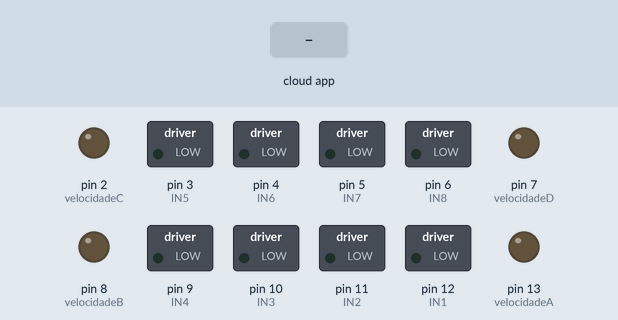
Recording of a sketch running on a simulated Arduino Mega 2560, built with avr-gcc and run on an emulated ATmega2560. Shown: switched loads named in the sketch (green lamp = pin HIGH), output pins drawn as LEDs (lit = HIGH). The test bench sets the inputs (shaded band). The ROS host is connected and sends only what is stated.

Above: at 1.2 s.
1.3 s: the phone or cloud app sets cmd_vel_A to 0
At 2.4 s:
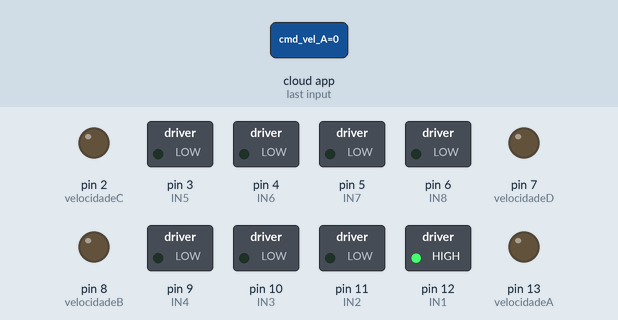
2.8 s: the phone or cloud app sets cmd_vel_B to 0
At 3.5 s:
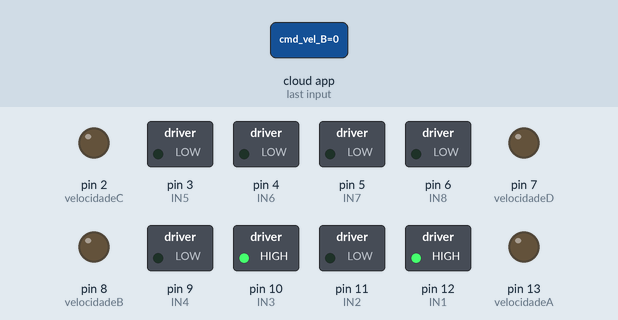
4.3 s: the phone or cloud app sets cmd_vel_C to 0
At 4.7 s:
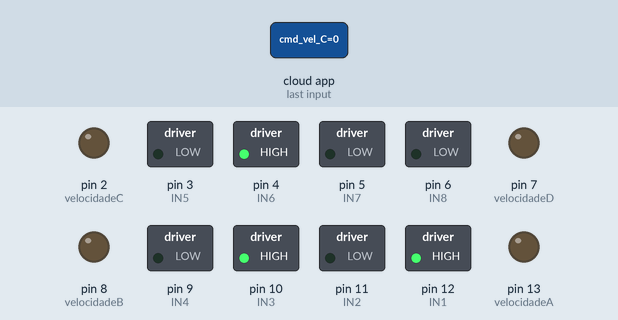
5.8 s: the phone or cloud app sets cmd_vel_D to 0
At 7.0 s:
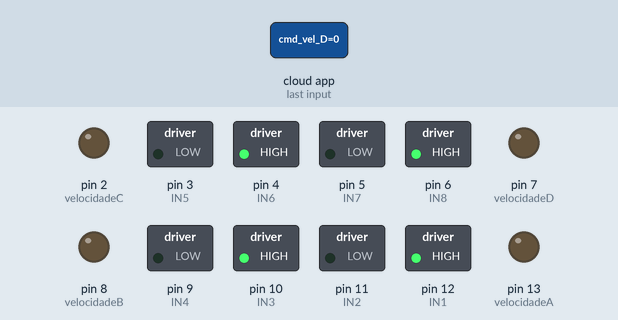
7.3 s: the phone or cloud app sets cmd_vel_A to 45
At 8.2 s:
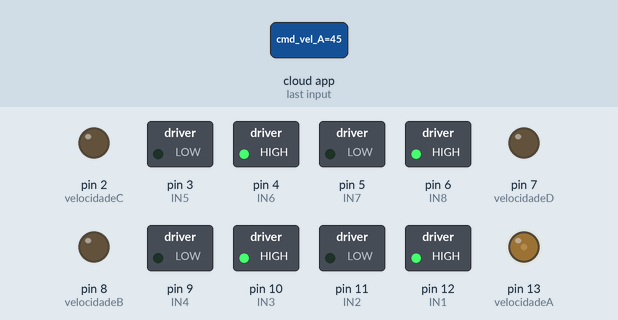
8.8 s: the phone or cloud app sets cmd_vel_B to 45
At 9.3 s:
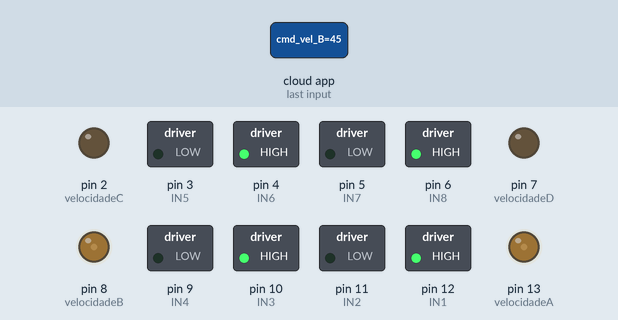
Timing chart, 0 to 11.3 s (numbered marks = the images above; inputs shaded):
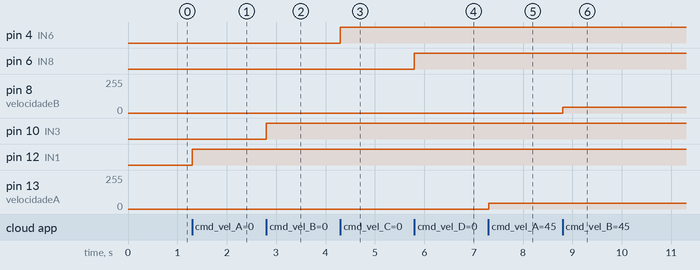

The sketch:

wally_main_ros_rate.ino
```cpp
/*
Especificações:
– Tensão: 6V DC
– Velocidade: 210 RPM
– Diâmetro do eixo: 4mm
– Comprimento do eixo: 12mm
– Máxima eficiência: 2.0kg.cm/170rpm/2.0W/0.60A
– Máximo torque: 5.2kg.cm/110rpm/3.1W/1.10A
– Cabo de conexão: 6 fios
– Comprimento do cabo: 20 cm
– Comprimento total motor e eixo: 73mm
- Redução  1:34 (1:34.02)
- Resolução do Encoder  11 x Redução 34.02 = 341.2PPR
- Diâmetro do motor 25mm
– Largura da roda: 27mm
– Diâmetro da roda: 65mm

Pinagem:
– 1 – M1 Motor (Vermelho)
– 2 – GND Encoder (Preto)
– 3 – Encoder A phase (Amarelo)
– 4 – Encoder B phase (Verde)
– 5 – 3.3V Encoder (Azul)
– 6 – M1 motor (Branco)
*/

#define USE_USBCON// Para usar com o arduino Due para não dar o erro "Unable to sync with device; possible link problem or link software version mismatch such as hydro rosserial_python with groovy Arduino"
//#include <Arduino.h>
#include <ros.h>
#include <Thread.h> //Para criar a thread
#include <ThreadController.h> //Para fazer o controle da thread
#include <std_msgs/Int16.h> //Para PWM
#include <std_msgs/String.h> //Para encoders

/////////////////////////////////////Thread/////////////////////////////////////
ThreadController pub; //Controlador da thread
Thread pub_ticks; //Thread de publicar os ticks

//////////////////////////////////////ROS///////////////////////////////////////
ros::NodeHandle nh;

std_msgs::String ticks_msg;
ros::Publisher ticks("ticks", &ticks_msg);

/*Pinagem do arduino*/
//////Ponte01///////
//motor_A
const int IN1 = 12;
const int IN2 = 11;
const int velocidadeA = 13;

//motor_B
const int IN3 = 10;
const int IN4 = 9;
const int velocidadeB = 8;

///////Ponte02/////
//motor_C
const int IN5 = 3;
const int IN6 = 4;
const int velocidadeC = 2;

//motor_D
const int IN7 = 5;
const int IN8 = 6;
const int velocidadeD = 7;

/////////Encoders////////
//Encoder motor A
const int C1 = 34;
const int C2 = 35;
//Encoder motor B
const int C3 = 36;
const int C4 = 37;
//Encoder motor C
const int C5 = 30;
const int C6 = 31;
//Encoder motor D
const int C7 = 32;
const int C8 = 33;

char motores[80];
//Motor A(Lado direito)
volatile int long temp_A, counter_A;
char motor_a[10];
//Motor B(Lado esquerdo)
volatile int long temp_B, counter_B;
char motor_b[10];
//Motor C(Lado esquerdo)
volatile int long temp_C, counter_C;
char motor_c[10];
//Motor D(Lado direito)
volatile int long temp_D, counter_D;
char motor_d[10];
//amarelo C1
//verde C2

///////////////////////////////Variaveis usadas////////////////////////////////
int rate_ticks = 50; //Tempo em milissegundos da thread. Frequencia de 20hz
int cmd_vel_A, cmd_vel_B, cmd_vel_C, cmd_vel_D; //Variaveis de pwm das duas ponte h

/////////////////////////////////Função da thread///////////////////////////////
void publisher_ticks()
{
  ticks.publish( &ticks_msg);
}

///////////////////////Funções de interrupção dos encoders/////////////////////
void ai0()
{
  if (digitalRead(C2) == LOW)
  {
    counter_A++;
  }
}

void ai1()
{
  if (digitalRead(C1) == LOW)
  {
    counter_A--;
  }
}

void ai2()
{
  if (digitalRead(C4) == LOW)
  {
    counter_B--;
  }
}

void ai3()
{
  if (digitalRead(C3) == LOW)
  {
    counter_B++;
  }
}

void ai4()
{
  if (digitalRead(C6) == LOW)
  {
    counter_C--;
  }
}

void ai5()
{
  if (digitalRead(C5) == LOW)
  {
    counter_C++;
  }
}

void ai6()
{
  if (digitalRead(C8) == LOW)
  {
    counter_D++;
  }
}

void ai7()
{
  if (digitalRead(C7) == LOW)
  {
    counter_D--;
  }
}

////////////////////////Funções de avanço dos motores//////////////////
void go_A(int duty_A)
{
    //Motor A
    digitalWrite(IN1,HIGH);
    digitalWrite(IN2,LOW);
    analogWrite(velocidadeA,duty_A);
}

void go_B(int duty_B)
{
    //Motor B
    digitalWrite(IN3,HIGH);
    digitalWrite(IN4,LOW);
    analogWrite(velocidadeB,duty_B);
}

void go_C(int duty_C)
{
    //Motor C
    digitalWrite(IN5,LOW);
    digitalWrite(IN6,HIGH);
    analogWrite(velocidadeC,duty_C);
}

void go_D(int duty_D)
{
    //Motor D
    digitalWrite(IN7,LOW);
    digitalWrite(IN8,HIGH);
    analogWrite(velocidadeD,duty_D);
}

///////////////Funções de recuo dos motores/////////////
void back_A(int duty_A)
{
    //Motor A
    digitalWrite(IN1,LOW);
    digitalWrite(IN2,HIGH);
    analogWrite(velocidadeA,duty_A);
}

void back_B(int duty_B)
{
    //Motor B
    digitalWrite(IN3,LOW);
    digitalWrite(IN4,HIGH);
    analogWrite(velocidadeB,duty_B);
}

void back_C(int duty_C)
{
    //Motor C
    digitalWrite(IN5,HIGH);
    digitalWrite(IN6,LOW);
    analogWrite(velocidadeC,duty_C);
}

void back_D(int duty_D)
{
    //Motor D
    digitalWrite(IN7,HIGH);
    digitalWrite(IN8,LOW);
    analogWrite(velocidadeD,duty_D);
}

void stop_motor()
{
    //Motor A
    digitalWrite(IN1,LOW);
    digitalWrite(IN2,LOW);
    //Motor B
    digitalWrite(IN3,LOW);
    digitalWrite(IN4,LOW);
    analogWrite(velocidadeA,0);
    analogWrite(velocidadeB,0);
    //Motor C
    digitalWrite(IN5,LOW);
    digitalWrite(IN6,LOW);
    //Motor D
    digitalWrite(IN7,LOW);
    digitalWrite(IN8,LOW);
    analogWrite(velocidadeC,0);
    analogWrite(velocidadeD,0);
}

/////////////////Funções de CallBack para controle da velocidade dos motores/////////////
void velCallBack_A(const std_msgs::Int16& msg_A) //Função de comandos recebidos da serial
{
  cmd_vel_A = msg_A.data;
  if(cmd_vel_A>=0){
    go_A(cmd_vel_A);
  }
  else{
    back_A(cmd_vel_A*-1);
  }
}

void velCallBack_B(const std_msgs::Int16& msg_B) //Função de comandos recebidos da serial
{
  cmd_vel_B = msg_B.data;
  if(cmd_vel_B>=0){
    go_B(cmd_vel_B);
  }
  else{
    back_B(cmd_vel_B*-1);
  }
}

void velCallBack_C(const std_msgs::Int16& msg_C) //Função de comandos recebidos da serial
{
  cmd_vel_C = msg_C.data;
  if(cmd_vel_C>=0){
    go_C(cmd_vel_C);
  }
  else{
    back_C(cmd_vel_C*-1);
  }
}

void velCallBack_D(const std_msgs::Int16& msg_D) //Função de comandos recebidos da serial
{
  cmd_vel_D = msg_D.data;
  if(cmd_vel_D>=0){
    go_D(cmd_vel_D);
  }
  else{
    back_D(cmd_vel_D*-1);
  }
}


//////////////////////////////////////////////////////////////////////////////////////////////////////////////

/////////////////////////Inicia os subscribers////////////////////////
ros::Subscriber<std_msgs::Int16> pwm_A("cmd_vel_A", &velCallBack_A);
ros::Subscriber<std_msgs::Int16> pwm_B("cmd_vel_B", &velCallBack_B);
ros::Subscriber<std_msgs::Int16> pwm_C("cmd_vel_C", &velCallBack_C);
ros::Subscriber<std_msgs::Int16> pwm_D("cmd_vel_D", &velCallBack_D);

//Inicializa Pinos
void setup(){
//Serial.begin(9600);
pinMode(IN1,OUTPUT);
pinMode(IN2,OUTPUT);
pinMode(IN3,OUTPUT);
pinMode(IN4,OUTPUT);
pinMode(velocidadeA,OUTPUT);
pinMode(velocidadeB,OUTPUT);
pinMode(IN5,OUTPUT);
pinMode(IN6,OUTPUT);
pinMode(IN7,OUTPUT);
pinMode(IN8,OUTPUT);
pinMode(velocidadeC,OUTPUT);
pinMode(velocidadeD,OUTPUT);

pub_ticks.setInterval(rate_ticks); //Intervalo da thread
pub_ticks.onRun(publisher_ticks); //Chama a função que é para executar

pub.add(&pub_ticks); //Adiciona a thread para controle

//Motor A
pinMode(C1, INPUT_PULLUP);// Canal 1
pinMode(C2, INPUT_PULLUP);// Canal 2
//Motor B
pinMode(C3, INPUT_PULLUP);// Canal 1
pinMode(C4, INPUT_PULLUP);// Canal 2
//Motor C
pinMode(C5, INPUT_PULLUP);// Canal 1
pinMode(C6, INPUT_PULLUP);// Canal 2
//Motor D
pinMode(C7, INPUT_PULLUP);// Canal 1
pinMode(C8, INPUT_PULLUP);// Canal 2

nh.getHardware()->setBaud(115200); //Baudrate de 115200
nh.initNode();
nh.subscribe(pwm_A);
nh.subscribe(pwm_B);
nh.subscribe(pwm_C);
nh.subscribe(pwm_D);

nh.advertise(ticks); //Todos os encoders

stop_motor();

//Interrupções do encoder do motor A
attachInterrupt(digitalPinToInterrupt(C1), ai0, RISING); //Canal 1
attachInterrupt(digitalPinToInterrupt(C2), ai1, RISING); //Canal 2
//Interrupçoes do encoder do motor B
attachInterrupt(digitalPinToInterrupt(C3), ai2, RISING); //Canal 1
attachInterrupt(digitalPinToInterrupt(C4), ai3, RISING); //Canal 2
//Interrupções do encoder do motor C
attachInterrupt(digitalPinToInterrupt(C5), ai4, RISING); //Canal 1
attachInterrupt(digitalPinToInterrupt(C6), ai5, RISING); //Canal 2
//Interrupçoes do encoder do motor D
attachInterrupt(digitalPinToInterrupt(C7), ai6, RISING); //Canal 1
attachInterrupt(digitalPinToInterrupt(C8), ai7, RISING); //Canal 2

}

void loop(){

  sprintf(motores,"%ld#%ld#%ld#%ld", counter_A, counter_B, counter_C, counter_D);//Junta todas os contadores de pulsos em uma string
  ticks_msg.data = motores;

  pub.run();

  nh.spinOnce();

}
```

Measured:
- after the input at 1.3 s, pin 12 (IN1): LOW → HIGH at once
- after the input at 2.8 s, pin 10 (IN3): LOW → HIGH at once
- after the input at 4.3 s, pin 4 (IN6): LOW → HIGH at once
- after the input at 5.8 s, pin 6 (IN8): LOW → HIGH at once
- after the input at 7.3 s, pin 13 (velocidadeA): 0/255 → 45/255 at once
- after the input at 8.8 s, pin 8 (velocidadeB): 0/255 → 45/255 at once
